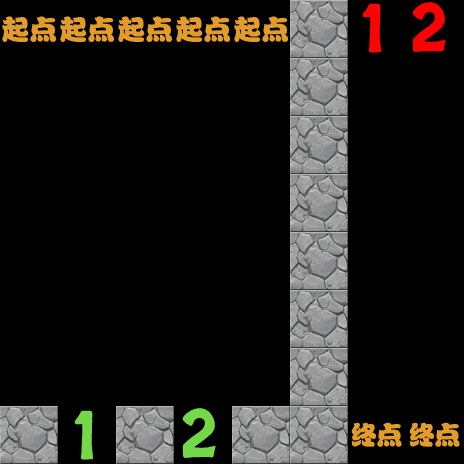

This is a level from a 2D game, rendered from its Tiled map with the project's own tilesets. A one-line summary and the map file follow, with tile-layer data summarised:
An orthogonal 8x8 tile map with 58x58 px tiles, 8 tile layers (1-layer, 2-layer, 3-layer, 4-layer, ...).

<map version="1.0" orientation="orthogonal" renderorder="right-down" width="8" height="8" tilewidth="58" tileheight="58">
 <tileset firstgid="1" name="backgroundBlock" tilewidth="58" tileheight="58">
  <image source="backgroundBlock.png" width="348" height="870" />
 </tileset>
 <layer name="1-layer" width="8" height="8">
  <data>[64 cells, 47 non-empty, 1 distinct tile ids]</data>
 </layer>
 <layer name="2-layer" width="8" height="8">
  <data>[64 cells, 58 non-empty, 1 distinct tile ids]</data>
 </layer>
 <layer name="3-layer" width="8" height="8">
  <data>[64 cells, 48 non-empty, 1 distinct tile ids]</data>
 </layer>
 <layer name="4-layer" width="8" height="8">
  <data>[64 cells, 57 non-empty, 1 distinct tile ids]</data>
 </layer>
 <layer name="5-layer" width="8" height="8">
  <data>[64 cells, 59 non-empty, 5 distinct tile ids]</data>
 </layer>
 <layer name="6-layer" width="8" height="8">
  <data>[64 cells, 50 non-empty, 2 distinct tile ids]</data>
 </layer>
 <layer name="7-layer" width="8" height="8">
  <data>[64 cells, 63 non-empty, 1 distinct tile ids]</data>
 </layer>
 <layer name="8-layer" width="8" height="8">
  <data>[64 cells, 63 non-empty, 3 distinct tile ids]</data>
 </layer>
</map>
